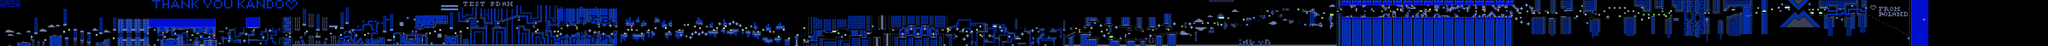

A 2D game scene composited from a Tiled map and its tileset images. What follows is a short description and the map's XML, with each tile layer's data collapsed to a summary:
An orthogonal 1198x27 tile map with 16x16 px tiles, 2 tile layers (SP, ...), 2 tilesets, 2 image layers.

<map version="1.10" tiledversion="1.11.2" orientation="orthogonal" renderorder="right-down" width="1198" height="27" tilewidth="16" tileheight="16" infinite="0" nextlayerid="5" nextobjectid="1">
 <editorsettings>
  <chunksize width="16" height="27" />
  <export target="../LEVELS/LEVEL DATA/subtleoddities.csv" format="csv" />
 </editorsettings>
 <tileset firstgid="1" name="famidash" tilewidth="16" tileheight="16" tilecount="256" columns="16">
  <image source="../../../GRAPHICS/famidash.bmp" width="256" height="256" />
 </tileset>
 <tileset firstgid="257" name="sprites" tilewidth="16" tileheight="16" tilecount="256" columns="16">
  <image source="../../../GRAPHICS/sprites.png" width="256" height="256" />
 </tileset>
 <imagelayer id="3" name="Image Layer 1" parallaxx="0.9" parallaxy="0.9" repeatx="1" repeaty="1">
  <image source="../../../GRAPHICS/Old/parallax Blue.bmp" width="144" height="72" />
 </imagelayer>
 <imagelayer id="4" name="Image Layer 2" offsetx="0" offsety="432" repeatx="1">
  <image source="../../../GRAPHICS/ground.bmp" width="64" height="128" />
 </imagelayer>
 <layer id="1" width="1198" height="27">
  <data>[32346 cells, 32346 non-empty, 150 distinct tile ids]</data>
 </layer>
 <layer id="2" name="SP" width="1198" height="27">
  <data>[32346 cells, 285 non-empty, 88 distinct tile ids]</data>
 </layer>
</map>
